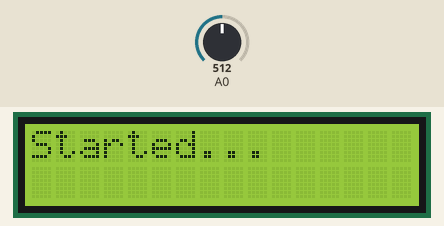
The sketch below on a simulated Arduino Uno, built with avr-gcc and run on an emulated ATmega328P. Shown: 16×2 character LCD. The inputs (shaded band) are chosen by the test bench; at power-on: A0 = 512.

Above: at 6.2 s.
6.3 s: A0 set to 589
7.9 s: A0 set to 618
At 8.23 s:
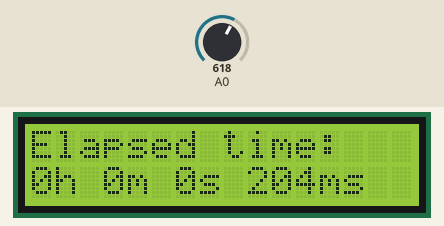
10.2 s: A0 set to 590
At 11.3 s:
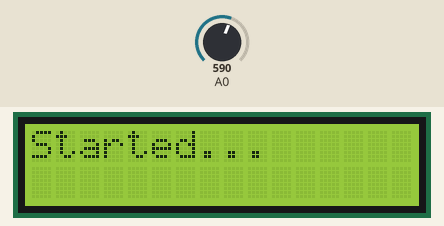
Timing chart, 0 to 13.2 s (numbered marks = the images above; inputs shaded):
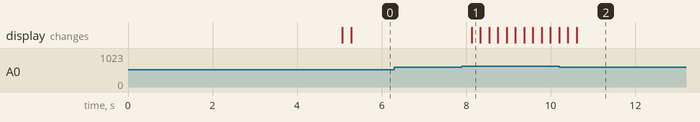

Measured:
- the behaviour switches between 600 and 601 on A0 (found by bisection; images 0 and 1)
- after the input at 6.3 s, every drawn part: stays the same
- after the input at 7.9 s, the display: changes after 0.23 s (image 1)
- after the input at 10.2 s, the display: first differs from a run without the input after 0.41 s (image 2)

The sketch:

LCD_16x2_stopwatch.ino
```cpp
/*

Standalone Arduino StopWatch
(Only needs the SainSmart LCD Keypad Shield)

By fgarci03 - 20/09/2013

USAGE: connect the Shield to your Arduino
       and upload the sketch;
       You can power it with batteries
       and make it a standalone StopWatch.

*/

// call the necessary libraries
#include <SPI.h>
#include <LiquidCrystal.h>

LiquidCrystal lcd(8, 13, 9, 4, 5, 6, 7); // these are the pins used on the shield for this sketch

unsigned long start, finished, elapsed; // variables used on more than 1 function need to be declared here


void setup()
{
  lcd.begin(16, 2); // inicialize the lcd (16 chars, 2 lines)

  // a little introduction :)
  //  lcd.setCursor(0,0); // set the cursor to first character on line 1 - NOT needed (it sets automatically on lcd.begin()
  lcd.print("  The Arduino   ");
  lcd.setCursor(0,1); // set the cursor to first character on line 2
  lcd.print("   StopWatch    ");
  delay(5000); // wait 5 seconds

  lcd.clear(); // clear the display
  // lcd.setCursor(0,0); // set the cursor to first character on line 1 - again, not needed, lcd.clear(); sets it
  lcd.print("LFT - Start/Rst");
  lcd.setCursor(0,1);
  lcd.print("SEL - Elap. time");
}

void displayResult()
{
  // declare variables
  float h, m, s, ms;
  unsigned long over;

  // MATH time!!!
  elapsed = finished - start;

  h = int(elapsed / 3600000);
  over = elapsed % 3600000;
  m    = int(over / 60000);
  over = over % 60000;
  s    = int(over / 1000);
  ms   = over % 1000;


  lcd.setCursor(0,0);
  lcd.print("Elapsed time: ");

  // display the results
  lcd.setCursor(0,1);
  lcd.print(h, 0); // display variable 'h' - the 0 after it is the number of algorithms after a comma (ex: lcd.print(h, 2); would print 0,00
  lcd.print("h "); // and the letter 'h' after it
  lcd.print(m, 0);
  lcd.print("m ");
  lcd.print(s, 0);
  lcd.print("s ");
  lcd.print(ms, 0);
  lcd.print("ms");
}

void loop()
{
  int x; // declare variables
  x = analogRead (0); // assign 'x' to the Arduino's AnalogueInputs (Shield's buttons)
  if (x < 600 && x > 400) // if the button is LEFT
  {
    start = millis(); // saves start time to calculate the elapsed time
    delay(200); // for debounce
    lcd.clear();
    // lcd.setCursor(0,1);  // print on line 1 - NOT needed
    lcd.print("Started...");
  }
  else if (x < 800 && x > 600) // if the button is SELECT
  {
    finished = millis(); // saves stop time to calculate the elapsed time
    delay(200); // for debounce
    lcd.clear();
    //  lcd.setCursor(0,0); // NOT needed
    displayResult(); // display the results on the function
  }
}
```
